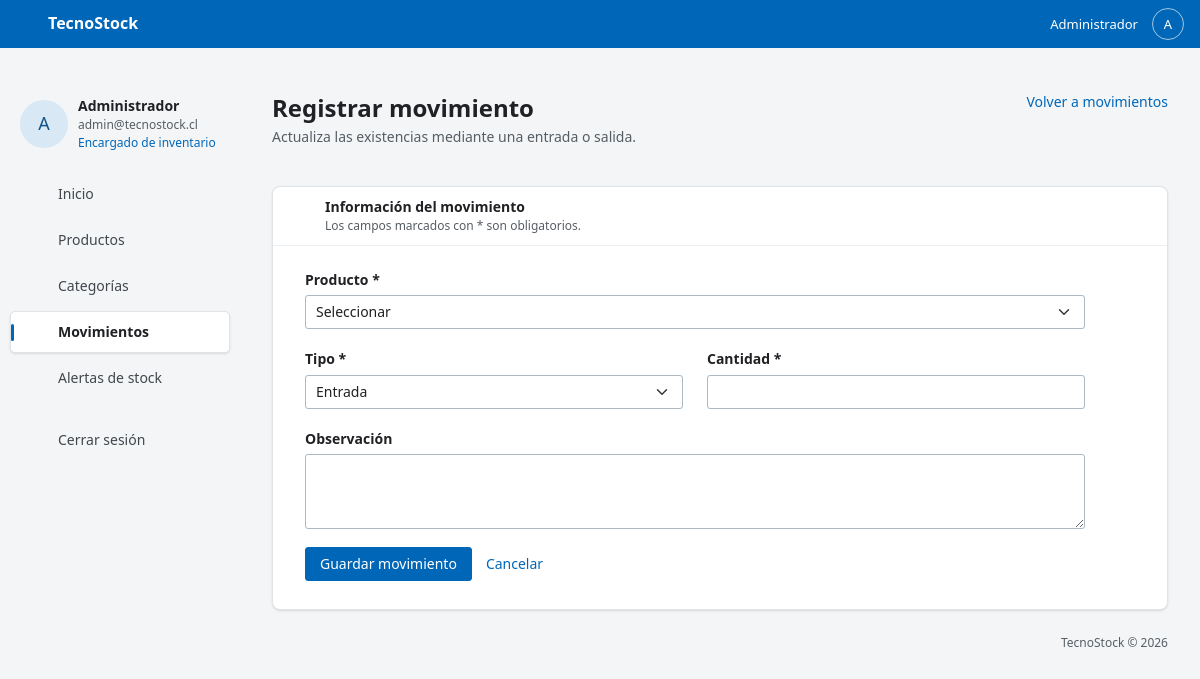
Screenshot of /movimiento_form.php (signed in) with the database file from the repository.
### tables this page shows
CREATE TABLE `usuarios` (
  `id_usuario` int(11) NOT NULL,
  `nombre` varchar(100) NOT NULL,
  `correo` varchar(120) NOT NULL,
  `clave` varchar(255) NOT NULL,
  `estado` tinyint(1) NOT NULL DEFAULT 1
);

### movimiento_form.php (the view, shortened to what this page needs)
<?php
require __DIR__.'/comun.php';
$seccion='movimientos'; $tituloPagina='Registrar movimiento'; $error=''; $productos=[]; $id=entero(entrada($_GET,'id'),1); $tipo='entrada'; $cantidad=''; $obs='';
try { $productos=$pdo->query('SELECT id_producto,codigo,nombre,stock_actual FROM productos WHERE estado=1 ORDER BY nombre')->fetchAll(); } catch(PDOException $e) { error_log($e->getMessage()); $error='No fue posible consultar los productos.'; }
require __DIR__.'/cabecera.php'; ?>
<div class="encabezado"><div><h1>Registrar movimiento</h1><p>Actualiza las existencias mediante una entrada o salida.</p></div><a href="movimientos.php">Volver a movimientos</a></div>
<?php errorVista($error); ?><section class="tarjeta"><div class="titulo-tarjeta"><?= icono('movimientos') ?><div>Información del movimiento<small>Los campos marcados con * son obligatorios.</small></div></div><div class="contenido modulo">
<?php if(!$productos): ?><p class="vacio">Necesitas un producto activo para registrar movimientos.</p><a href="producto_form.php">Registrar producto</a><?php else: ?>
<form method="post" data-validar="movimiento" class="formulario-inventario"><div class="campos"><div class="campo-completo"><label for="id_producto">Producto *</label><select class="form-select" id="id_producto" name="id_producto" required><option value="">Seleccionar</option></select></div>
<div><label for="tipo">Tipo *</label><select class="form-select" id="tipo" name="tipo" required><option value="entrada" <?= $tipo==='entrada'?'selected':'' ?>>Entrada</option><option value="salida" <?= $tipo==='salida'?'selected':'' ?>>Salida</option></select></div><div><label for="cantidad">Cantidad *</label><input class="form-control" type="number" min="1" max="2147483647" step="1" id="cantidad" name="cantidad" value="<?= escapar($cantidad) ?>" required></div>
<div class="campo-completo"><label for="observacion">Observación</label><textarea class="form-control" id="observacion" name="observacion" maxlength="255" rows="3"><?= escapar($obs) ?></textarea></div></div><p class="nota" id="stock-previsto" aria-live="polite"></p><p class="mensaje-error error-cliente" role="alert" hidden></p><div class="acciones-form"><button class="boton-azul" type="submit">Guardar movimiento</button><a href="movimientos.php">Cancelar</a></div></form><?php endif; ?></div></section><?php require __DIR__.'/pie.php'; ?>

### cabecera.php (shortened to what this page needs)
<!DOCTYPE html>
<html lang="es">
<head>
    <?php if ($seccion !== 'inicio'): ?><link href="https://cdn.jsdelivr.net/npm/bootstrap@5.3.3/dist/css/bootstrap.min.css" rel="stylesheet"><?php endif; ?>
    <link rel="stylesheet" href="panel.css?v=2">
</head>
<body>
<header class="barra">
    <a class="marca-panel" href="panel.php"><?= icono('cubo') ?> TecnoStock</a>
    <div class="cuenta-superior"><span><?= escapar($usuario['nombre']) ?></span><span class="avatar pequeno" aria-hidden="true"><?= escapar($inicial) ?></span></div>
</header>
<div class="estructura">
    <aside class="lateral">
        <div class="perfil">
            <span class="avatar" aria-hidden="true"><?= escapar($inicial) ?></span>
            <div><strong><?= escapar($usuario['nombre']) ?></strong><small><?= escapar($usuario['correo']) ?></small><span class="rol">Encargado de inventario</span></div>
        </div>
        <nav aria-label="Menú principal">
            <?php foreach ($menu as $id => $titulo): ?>
                <a href="<?= escapar($rutas[$id]) ?>" class="enlace-menu<?= $id === $seccion ? ' activo' : '' ?>"<?= $id === $seccion ? ' aria-current="page"' : '' ?>><?= icono($iconos[$id]) ?><span><?= escapar($titulo) ?></span></a>
            <?php endforeach; ?>
            <form method="post" action="cerrar_sesion.php" class="form-salir">
                <button class="enlace-menu" type="submit"><?= icono('salir') ?><span>Cerrar sesión</span></button>
            </form>
        </nav>
    </aside>
    <main class="principal" id="inicio">

### panel.css (style rules this page uses)
:root { --azul: #0067b8; --azul-oscuro: #005a9e; --azul-claro: #d9e8f5; --menta: #bfe3dc; --fondo: #f3f5f6; --texto: #202124; --secundario: #565e65; --borde: #e1e4e6; --sombra: 0 1px 2px #00000014, 0 1px 3px #0000000a; }
* { box-sizing: border-box; }
html { scroll-padding-top: 64px; }
body { margin: 0; background: var(--fondo); color: var(--texto); font: 14px/1.45 'Segoe UI', Arial, sans-serif; }
a { color: var(--azul); text-decoration: none; }
button { font: inherit; cursor: pointer; }
.barra { height: 48px; background: var(--azul); color: #fff; padding: 0 16px; display: flex; align-items: center; justify-content: space-between; position: sticky; top: 0; z-index: 10; }
.marca-panel { display: flex; align-items: center; gap: 12px; color: #fff; font-size: 16px; font-weight: 600; }
.cuenta-superior { display: flex; align-items: center; gap: 14px; font-size: 13px; }
.avatar { display: grid; place-items: center; width: 48px; height: 48px; flex: 0 0 auto; border-radius: 50%; background: var(--azul-claro); color: #15548a; font-size: 18px; }
.avatar.pequeno { width: 32px; height: 32px; font-size: 13px; color: #fff; border: 1px solid #ffffff9e; background: transparent; }
.estructura { display: grid; grid-template-columns: 240px minmax(0,1fr); min-height: calc(100vh - 48px); }
.lateral { padding: 48px 10px 24px; position: sticky; top: 48px; align-self: start; }
.perfil { display: flex; gap: 10px; align-items: center; padding: 0 10px; margin-bottom: 22px; overflow-wrap: anywhere; }
.perfil strong { display: block; font-size: 14px; font-weight: 600; }
.perfil small { display: block; color: var(--secundario); font-size: 12px; }
.rol { display: block; color: var(--azul); font-size: 12px; }
.enlace-menu { position: relative; height: 42px; display: flex; align-items: center; gap: 14px; padding: 0 16px; margin-bottom: 4px; border: 1px solid transparent; border-radius: 5px; width: 100%; background: transparent; color: #41474d; text-align: left; font-size: 14px; }
.enlace-menu.activo { background: white; border-color: var(--borde); box-shadow: var(--sombra); color: #202124; font-weight: 600; }
.enlace-menu.activo::before { content: ''; position: absolute; left: 0; height: 17px; width: 3px; background: var(--azul); border-radius: 2px; }
.form-salir { margin-top: 20px; }
.principal { width: min(1184px, calc(100% - 64px)); margin: 0 auto; padding: 44px 0 24px; min-width: 0; }
.encabezado { display: flex; align-items: flex-start; justify-content: space-between; gap: 24px; min-height: 94px; margin-bottom: 0; }
h1 { font-size: 24px; font-weight: 600; margin: 0 0 4px; line-height: 1.3; }
.encabezado p { margin: 0; color: var(--secundario); }
.tarjeta { background: white; border: 1px solid var(--borde); border-radius: 8px; box-shadow: var(--sombra); margin-bottom: 8px; scroll-margin-top: 64px; }
.contenido { padding: 22px 62px 26px; }
.titulo-tarjeta { display:flex; align-items:center; gap:12px; padding:10px 20px; min-height:54px; border-bottom:1px solid #edf0f2; font-size:14px; font-weight:600; }
.titulo-tarjeta small { display:block; font-weight:400; color:var(--secundario); font-size:12px; }
.modulo { padding:24px 32px 28px; }
.boton-azul { display:inline-flex; align-items:center; justify-content:center; min-height:32px; padding:6px 14px; background:var(--azul); color:#fff; border:1px solid var(--azul); border-radius:3px; font:inherit; text-decoration:none; }
.modulo label { display:block; font-weight:600; margin:0 0 5px; }
.modulo .form-control,.modulo .form-select { width:100%; font:inherit; min-height:34px; border:1px solid #aeb8c0; border-radius:3px; background-color:white; color:var(--texto); }
.formulario-inventario { max-width:780px; }
.campos { display:grid; grid-template-columns:repeat(2,minmax(0,1fr)); gap:20px 24px; margin-bottom:18px; }
.campo-completo { grid-column:1/-1; }
.acciones-form { display:flex; align-items:center; flex-wrap:wrap; gap:14px; }
.modulo .form-control,.modulo .form-select { padding:6px 10px; }
.modulo textarea.form-control { display:block; resize:vertical; }

### rows the page displays
usuarios: nombre "Administrador", nombre "A", correo "admin@tecnostock.cl"

### other values shown
escapar($titulo) "Inicio"
escapar($titulo) "Productos"
escapar($titulo) "Categorías"
escapar($titulo) "Movimientos"
escapar($titulo) "Alertas de stock"
